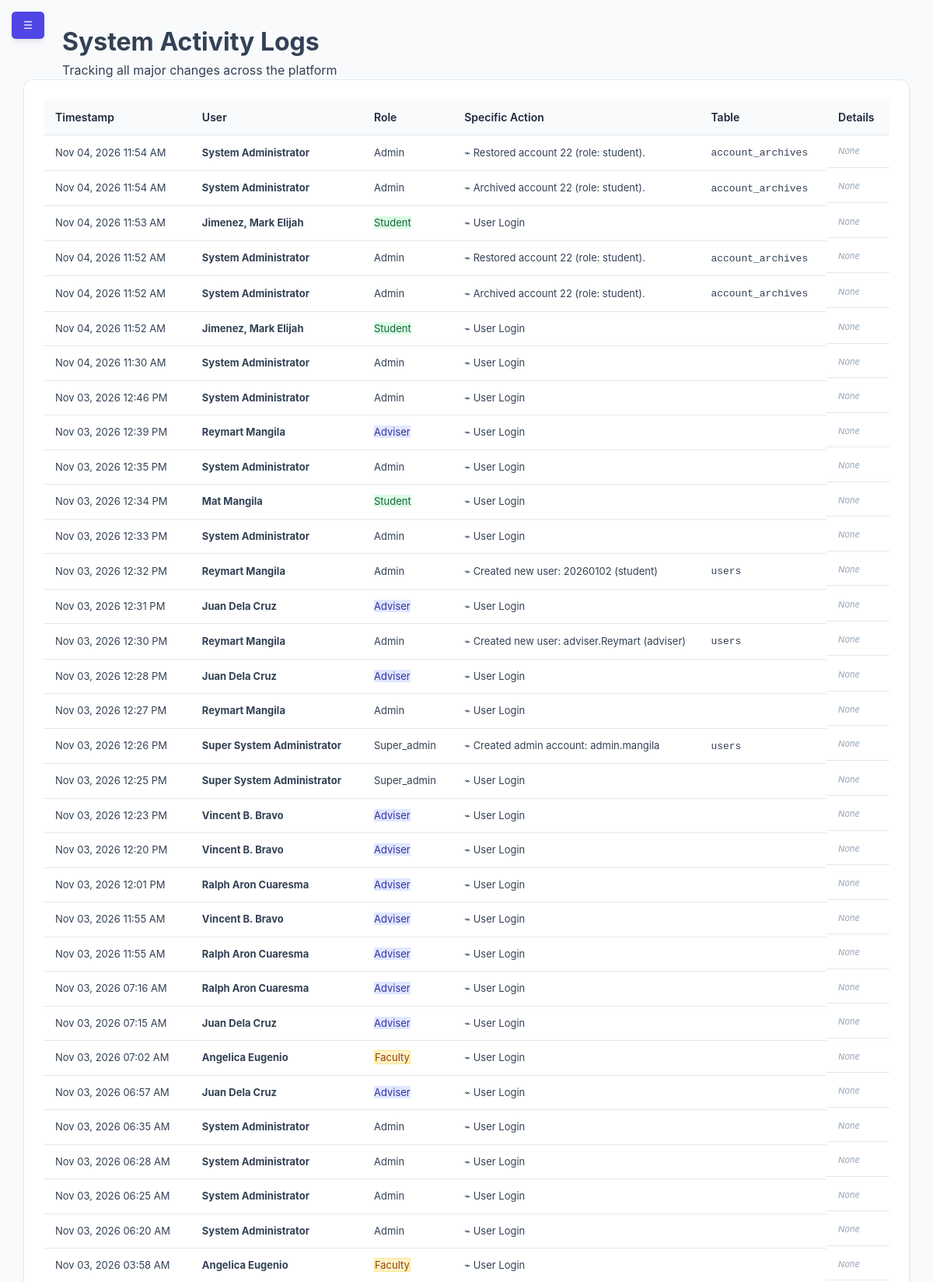
The page /modules/admin/admin_logs.php (signed in, upper part) on the database its author committed.
### tables this page shows
CREATE TABLE `activity_logs` (
  `id` int(11) NOT NULL,
  `user_id` int(11) NOT NULL,
  `action` text NOT NULL,
  `affected_table` varchar(50) DEFAULT NULL,
  `ip_address` varchar(45) DEFAULT NULL,
  `details` longtext DEFAULT NULL,
  `created_at` timestamp NOT NULL DEFAULT current_timestamp()
);

CREATE TABLE `users` (
  `id` int(11) NOT NULL,
  `lrn` varchar(12) DEFAULT NULL,
  `username` varchar(50) NOT NULL,
  `password` varchar(255) NOT NULL,
  `full_name` varchar(100) NOT NULL,
  `profile_image` varchar(255) DEFAULT NULL,
  `pending_profile_image` varchar(255) DEFAULT NULL,
  `avatar_status` enum('approved','pending','rejected') DEFAULT 'approved',
  `email` varchar(100) DEFAULT NULL,
  `role` enum('super_admin','admin','adviser','student','faculty','alumni','archived') NOT NULL,
  `current_session_id` varchar(255) DEFAULT NULL,
  `section_id` int(11) DEFAULT NULL,
  `reset_requested` tinyint(1) DEFAULT 0,
  `require_reset` tinyint(1) DEFAULT 0,
  `security_pin_hash` varchar(255) DEFAULT NULL,
  `security_pattern_hash` varchar(255) DEFAULT NULL,
  `security_preference` enum('biometric','pin','pattern','none') DEFAULT 'none'
);

### modules/admin/admin_logs.php (the view, shortened to what this page needs)
<?php
$conn = getDBConnection();
$query = "SELECT l.*, u.full_name, u.role
          FROM activity_logs l
          JOIN users u ON l.user_id = u.id
          ORDER BY l.created_at DESC LIMIT 100";
$logs = $conn->query($query)->fetchAll(PDO::FETCH_ASSOC);
?>
<!DOCTYPE html>
<html lang="en">
<head>
    <link rel="stylesheet" href="../../assets/css/dashboard.css">
</head>
<body>
    <button class="mobile-toggle" id="mobileBurger" onclick="toggleSidebar()">☰</button>
    <div class="dashboard-wrapper">
        <main class="content">
            <header class="content-header">
                <h1>System Activity Logs</h1>
                <p>Tracking all major changes across the platform</p>
            </header>
            <div class="table-container">
                <table>
                    <thead>
                        <tr>
                            <th>Timestamp</th>
                            <th>User</th>
                            <th>Role</th>
                            <th>Specific Action</th>
                            <th>Table</th>
                            <th>Details</th>
                        </tr>
                    </thead>
                    <tbody>
                        <?php foreach ($logs as $row): ?>
                        <tr>
                            <td style="white-space: nowrap;"><?php echo date('M d, Y h:i A', strtotime($row['created_at'])); ?></td>
                            <td><strong><?php echo htmlspecialchars($row['full_name']); ?></strong></td>
                            <td><span class="role-badge <?php echo strtolower($row['role']); ?>"><?php echo ucfirst($row['role']); ?></span></td>
                            <td style="max-width: 300px;">⌁ <?php echo htmlspecialchars($row['action']); ?></td>
                            <td><code><?php echo htmlspecialchars($row['affected_table']); ?></code></td>
                            <td>
                                <?php if (!empty($row['details'])): ?>
                                    <?php
                                        $decodedDetails = json_decode($row['details'], true);
                                    ?>
                                    <?php if (is_array($decodedDetails)): ?>
                                        <ul style="margin: 0; padding-left: 15px; font-size: 11px; color: #475569;">
                                            <?php foreach ($decodedDetails as $key => $val): ?>
                                                <li><strong><?php echo htmlspecialchars($key); ?>:</strong> <?php echo htmlspecialchars(is_array($val) ? json_encode($val) : $val); ?></li>
                                            <?php endforeach; ?>
                                        </ul>
                                    <?php else: ?>
                                        <span style="font-size: 11px; color: #475569;"><?php echo htmlspecialchars($row['details']); ?></span>
                                    <?php endif; ?>
                                <?php else: ?>
                                    <span style="color: #94a3b8; font-style: italic; font-size: 11px;">None</span>
                                <?php endif; ?>
                            </td>
                        </tr>
                        <?php endforeach; ?>
                    </tbody>
                </table>
            </div>
        </main>
    </div>
</body>
</html>

### assets/css/dashboard.css (style rules this page uses)
:root { --primary-color: #4f46e5; --secondary-color: #6366f1; --success-color: #22c55e; --danger-color: #ef4444; --warning-color: #f59e0b; --bg-gray: #f8fafc; --sidebar-dark: #1e293b; --text-main: #334155; --white: #ffffff; --shadow: 0 4px 6px -1px rgb(0 0 0 / 0.1); }
* { margin: 0; padding: 0; box-sizing: border-box; }
body { font-family: 'Inter', system-ui, -apple-system, sans-serif; background-color: var(--bg-gray); color: var(--text-main); line-height: 1.5; }
.dashboard-wrapper { display: flex; min-height: 100vh; }
.content { flex: 1; margin-left: 0; padding: 2rem; width: 100%; transition: all 0.3s ease; }
.table-container { background: var(--white); border-radius: 1rem; padding: 1.5rem; box-shadow: var(--shadow); }
table { width: 100%; border-collapse: collapse; }
th { text-align: left; padding: 1rem; background: #f1f5f9; font-size: 0.875rem; }
td { padding: 1rem; border-bottom: 1px solid #e2e8f0; }
thead th { user-select: none; }
.role-badge.faculty { background-color: #fef3c7; color: #92400e; border: 1px solid #fde68a; }
.role-badge.adviser { background-color: #e0e7ff; color: #3730a3; }
.role-badge.student { background-color: #dcfce7; color: #166534; }
.mobile-toggle { display: block !important; position: fixed; top: 15px; left: 15px; z-index: 1100; background: var(--primary-color); color: white; border: none; padding: 10px 15px; border-radius: 5px; cursor: pointer; box-shadow: var(--shadow); }
.content-header { margin-left: 50px; }
td:last-child { display: flex; gap: 10px; justify-content: flex-start; align-items: center; white-space: nowrap; }
.table-container { overflow-x: auto; }
table { min-width: 600px; }

### modules/admin/admin_logs.php (style rules this page uses)
body { margin: 0; padding: 0; overflow: hidden; }
.dashboard-wrapper { display: flex; height: 100vh; width: 100%; overflow: hidden; position: relative; }
main.content { flex-grow: 1; margin-left: 260px; padding: 30px; width: 100%; max-width: 100%; height: 100vh; box-sizing: border-box; display: flex; flex-direction: column; transition: margin-left 0.3s cubic-bezier(0.4, 0, 0.2, 1); overflow: hidden; }
.table-container { flex: 1; min-height: 0; overflow-y: auto; overflow-x: auto; background: white; padding: 25px; border-radius: 12px; border: 1px solid #e2e8f0; box-shadow: 0 4px 6px -1px rgba(0, 0, 0, 0.05); }
table { width: 100%; border-collapse: collapse; text-align: left; font-size: 13px; }
th, td { padding: 12px 15px; border-bottom: 1px solid #e2e8f0; }
th { background-color: #f8fafc; font-weight: 600; color: #1e293b; }
.mobile-toggle { display: none; transition: opacity 0.2s ease, visibility 0.2s ease; z-index: 999; }
#sidebar:not(.active) ~ main.content { margin-left: 0; width: 100%; }

### rows shown on the page
activity_logs: created_at "Nov 04, 2026 11:54 AM", user.full_name "System Administrator", user.role "Admin", action "Restored account 22 (role: student).", affected_table "account_archives", shows "None"
activity_logs: created_at "Nov 04, 2026 11:54 AM", user.full_name "System Administrator", user.role "Admin", action "Archived account 22 (role: student).", affected_table "account_archives", shows "None"
activity_logs: created_at "Nov 04, 2026 11:53 AM", user.full_name "Jimenez, Mark Elijah", user.role "Student", action "User Login", shows "None"
activity_logs: created_at "Nov 04, 2026 11:52 AM", user.full_name "System Administrator", user.role "Admin", action "Restored account 22 (role: student).", affected_table "account_archives", shows "None"
activity_logs: created_at "Nov 04, 2026 11:52 AM", user.full_name "System Administrator", user.role "Admin", action "Archived account 22 (role: student).", affected_table "account_archives", shows "None"
activity_logs: created_at "Nov 04, 2026 11:52 AM", user.full_name "Jimenez, Mark Elijah", user.role "Student", action "User Login", shows "None"
activity_logs: created_at "Nov 04, 2026 11:30 AM", user.full_name "System Administrator", user.role "Admin", action "User Login", shows "None"
activity_logs: created_at "Nov 03, 2026 12:46 PM", user.full_name "System Administrator", user.role "Admin", action "User Login", shows "None"
activity_logs: created_at "Nov 03, 2026 12:39 PM", user.full_name "Reymart Mangila", user.role "Adviser", action "User Login", shows "None"
activity_logs: created_at "Nov 03, 2026 12:35 PM", user.full_name "System Administrator", user.role "Admin", action "User Login", shows "None"
activity_logs: created_at "Nov 03, 2026 12:34 PM", user.full_name "Mat Mangila", user.role "Student", action "User Login", shows "None"
activity_logs: created_at "Nov 03, 2026 12:33 PM", user.full_name "System Administrator", user.role "Admin", action "User Login", shows "None"
activity_logs: created_at "Nov 03, 2026 12:32 PM", user.full_name "Reymart Mangila", user.role "Admin", action "Created new user: 20260102 (student)", affected_table "users", shows "None"
activity_logs: created_at "Nov 03, 2026 12:31 PM", user.full_name "Juan Dela Cruz", user.role "Adviser", action "User Login", shows "None"
activity_logs: created_at "Nov 03, 2026 12:30 PM", user.full_name "Reymart Mangila", user.role "Admin", action "Created new user: adviser.Reymart (adviser)", affected_table "users", shows "None"
activity_logs: created_at "Nov 03, 2026 12:28 PM", user.full_name "Juan Dela Cruz", user.role "Adviser", action "User Login", shows "None"
activity_logs: created_at "Nov 03, 2026 12:27 PM", user.full_name "Reymart Mangila", user.role "Admin", action "User Login", shows "None"
activity_logs: created_at "Nov 03, 2026 12:26 PM", user.full_name "Super System Administrator", user.role "Super_admin", action "Created admin account: admin.mangila", affected_table "users", shows "None"
activity_logs: created_at "Nov 03, 2026 12:25 PM", user.full_name "Super System Administrator", user.role "Super_admin", action "User Login", shows "None"
activity_logs: created_at "Nov 03, 2026 12:23 PM", user.full_name "Vincent B. Bravo", user.role "Adviser", action "User Login", shows "None"
activity_logs: created_at "Nov 03, 2026 12:20 PM", user.full_name "Vincent B. Bravo", user.role "Adviser", action "User Login", shows "None"
activity_logs: created_at "Nov 03, 2026 12:01 PM", user.full_name "Ralph Aron Cuaresma", user.role "Adviser", action "User Login", shows "None"
activity_logs: created_at "Nov 03, 2026 11:55 AM", user.full_name "Vincent B. Bravo", user.role "Adviser", action "User Login", shows "None"
activity_logs: created_at "Nov 03, 2026 11:55 AM", user.full_name "Ralph Aron Cuaresma", user.role "Adviser", action "User Login", shows "None"
activity_logs: created_at "Nov 03, 2026 07:16 AM", user.full_name "Ralph Aron Cuaresma", user.role "Adviser", action "User Login", shows "None"
activity_logs: created_at "Nov 03, 2026 07:15 AM", user.full_name "Juan Dela Cruz", user.role "Adviser", action "User Login", shows "None"
activity_logs: created_at "Nov 03, 2026 07:02 AM", user.full_name "Angelica Eugenio", user.role "Faculty", action "User Login", shows "None"
activity_logs: created_at "Nov 03, 2026 06:57 AM", user.full_name "Juan Dela Cruz", user.role "Adviser", action "User Login", shows "None"
activity_logs: created_at "Nov 03, 2026 06:35 AM", user.full_name "System Administrator", user.role "Admin", action "User Login", shows "None"
activity_logs: created_at "Nov 03, 2026 06:28 AM", user.full_name "System Administrator", user.role "Admin", action "User Login", shows "None"
activity_logs: created_at "Nov 03, 2026 06:25 AM", user.full_name "System Administrator", user.role "Admin", action "User Login", shows "None"
activity_logs: created_at "Nov 03, 2026 06:20 AM", user.full_name "System Administrator", user.role "Admin", action "User Login", shows "None"
activity_logs: created_at "Nov 03, 2026 03:58 AM", user.full_name "Angelica Eugenio", user.role "Faculty", action "User Login", shows "None"
